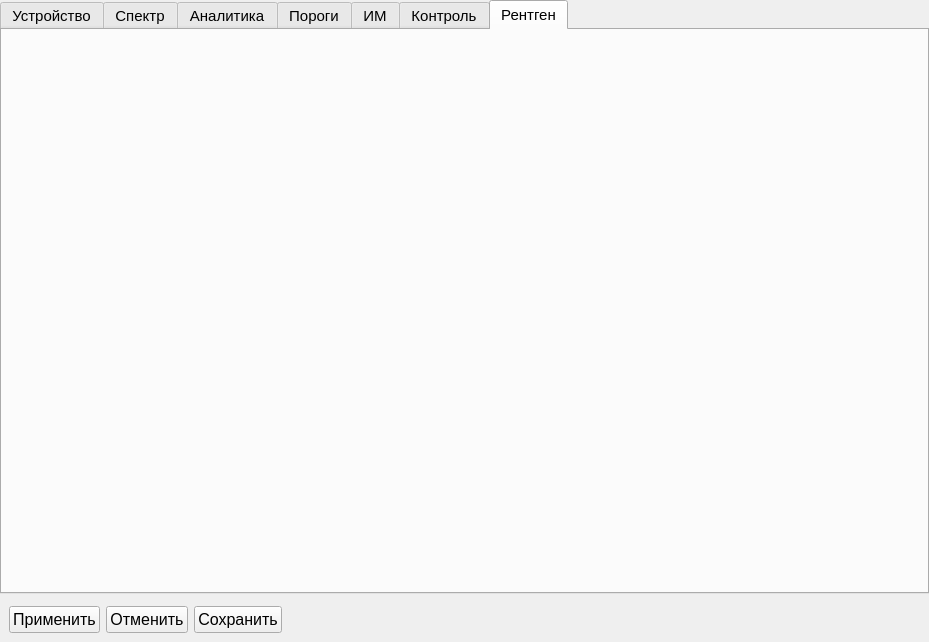
<?xml version="1.0" encoding="UTF-8"?>
<ui version="4.0">
 <class>SPRSettingsWidget</class>
 <widget class="QWidget" name="SPRSettingsWidget">
  <property name="geometry">
   <rect>
    <x>0</x>
    <y>0</y>
    <width>929</width>
    <height>642</height>
   </rect>
  </property>
  <property name="windowTitle">
   <string>Form</string>
  </property>
  <layout class="QVBoxLayout" name="verticalLayout">
   <property name="spacing">
    <number>3</number>
   </property>
   <property name="leftMargin">
    <number>0</number>
   </property>
   <property name="topMargin">
    <number>0</number>
   </property>
   <property name="rightMargin">
    <number>0</number>
   </property>
   <property name="bottomMargin">
    <number>0</number>
   </property>
   <item>
    <widget class="QTabWidget" name="tabSettingsWidget">
     <property name="enabled">
      <bool>true</bool>
     </property>
     <property name="font">
      <font>
       <family>Tahoma</family>
       <pointsize>11</pointsize>
      </font>
     </property>
     <property name="statusTip">
      <string/>
     </property>
     <property name="tabPosition">
      <enum>QTabWidget::North</enum>
     </property>
     <property name="tabShape">
      <enum>QTabWidget::Rounded</enum>
     </property>
     <property name="currentIndex">
      <number>6</number>
     </property>
     <property name="iconSize">
      <size>
       <width>20</width>
       <height>20</height>
      </size>
     </property>
     <property name="elideMode">
      <enum>Qt::ElideMiddle</enum>
     </property>
     <property name="usesScrollButtons">
      <bool>true</bool>
     </property>
     <property name="documentMode">
      <bool>false</bool>
     </property>
     <property name="tabsClosable">
      <bool>false</bool>
     </property>
     <property name="movable">
      <bool>true</bool>
     </property>
     <property name="tabBarAutoHide">
      <bool>false</bool>
     </property>
     <widget class="QWidget" name="tab_10">
      <attribute name="icon">
       <iconset resource="icons.qrc">
        <normaloff>:/icons/settings/icons/AlgoripmSerrings_tabs/SettingsDevice.png</normaloff>:/icons/settings/icons/AlgoripmSerrings_tabs/SettingsDevice.png</iconset>
      </attribute>
      <attribute name="title">
       <string>Устройство</string>
      </attribute>
      <layout class="QVBoxLayout" name="verticalLayout_2">
       <item>
        <widget class="QWidget" name="widget_3" native="true">
         <layout class="QVBoxLayout" name="verticalLayout_5">
          <property name="spacing">
           <number>3</number>
          </property>
          <property name="leftMargin">
           <number>0</number>
          </property>
          <property name="topMargin">
           <number>0</number>
          </property>
          <property name="rightMargin">
           <number>0</number>
          </property>
          <property name="bottomMargin">
           <number>0</number>
          </property>
          <item>
           <widget class="QWidget" name="widget_2" native="true">
            <layout class="QHBoxLayout" name="horizontalLayout_4">
             <property name="spacing">
              <number>3</number>
             </property>
             <property name="leftMargin">
              <number>0</number>
             </property>
             <property name="topMargin">
              <number>0</number>
             </property>
             <property name="rightMargin">
              <number>0</number>
             </property>
             <property name="bottomMargin">
              <number>0</number>
             </property>
             <item>
              <widget class="SPRSettingsMainWidget" name="wSettingsMainWidget" native="true">
               <property name="minimumSize">
                <size>
                 <width>391</width>
                 <height>454</height>
                </size>
               </property>
              </widget>
             </item>
             <item>
              <spacer name="horizontalSpacer_2">
               <property name="orientation">
                <enum>Qt::Horizontal</enum>
               </property>
               <property name="sizeHint" stdset="0">
                <size>
                 <width>451</width>
                 <height>20</height>
                </size>
               </property>
              </spacer>
             </item>
            </layout>
           </widget>
          </item>
          <item>
           <spacer name="verticalSpacer">
            <property name="orientation">
             <enum>Qt::Vertical</enum>
            </property>
            <property name="sizeHint" stdset="0">
             <size>
              <width>20</width>
              <height>0</height>
             </size>
            </property>
           </spacer>
          </item>
         </layout>
        </widget>
       </item>
      </layout>
     </widget>
     <widget class="QWidget" name="tabSpectrumZones">
      <attribute name="icon">
       <iconset resource="icons.qrc">
        <normaloff>:/icons/settings/icons/AlgoripmSerrings_tabs/Alroritm_Settings_Spector_tab_1.png</normaloff>:/icons/settings/icons/AlgoripmSerrings_tabs/Alroritm_Settings_Spector_tab_1.png</iconset>
      </attribute>
      <attribute name="title">
       <string>Спектр</string>
      </attribute>
      <layout class="QHBoxLayout" name="horizontalLayout_3">
       <property name="spacing">
        <number>3</number>
       </property>
       <property name="leftMargin">
        <number>0</number>
       </property>
       <property name="topMargin">
        <number>0</number>
       </property>
       <property name="rightMargin">
        <number>0</number>
       </property>
       <property name="bottomMargin">
        <number>0</number>
       </property>
       <item>
        <widget class="SPRZonesRangesTableWidget" name="wSpectrumZonesWidget" native="true"/>
       </item>
      </layout>
     </widget>
     <widget class="QWidget" name="tab_3">
      <attribute name="icon">
       <iconset resource="icons.qrc">
        <normaloff>:/icons/settings/icons/AlgoripmSerrings_tabs/Alroritm_Settings_Formulas_tab_1.png</normaloff>:/icons/settings/icons/AlgoripmSerrings_tabs/Alroritm_Settings_Formulas_tab_1.png</iconset>
      </attribute>
      <attribute name="title">
       <string>Аналитика</string>
      </attribute>
      <layout class="QVBoxLayout" name="verticalLayout_8">
       <property name="spacing">
        <number>3</number>
       </property>
       <property name="leftMargin">
        <number>0</number>
       </property>
       <property name="topMargin">
        <number>0</number>
       </property>
       <property name="rightMargin">
        <number>0</number>
       </property>
       <property name="bottomMargin">
        <number>0</number>
       </property>
       <item>
        <widget class="SPRSettingsFormulaWidget" name="wSettingsFormulaWidget" native="true"/>
       </item>
      </layout>
     </widget>
     <widget class="QWidget" name="tab_2">
      <attribute name="icon">
       <iconset resource="icons.qrc">
        <normaloff>:/icons/settings/icons/AlgoripmSerrings_tabs/Algoritm_Sittings_Porogs_tab_1.png</normaloff>:/icons/settings/icons/AlgoripmSerrings_tabs/Algoritm_Sittings_Porogs_tab_1.png</iconset>
      </attribute>
      <attribute name="title">
       <string>Пороги</string>
      </attribute>
      <layout class="QVBoxLayout" name="verticalLayout_9">
       <item>
        <widget class="SPRSettingsPorogsWidget" name="wSettingsPorogsWidget" native="true"/>
       </item>
      </layout>
     </widget>
     <widget class="QWidget" name="tab_9">
      <attribute name="icon">
       <iconset resource="icons.qrc">
        <normaloff>:/icons/settings/icons/AlgoripmSerrings_tabs/Alroritm_Settings_Ims_tab_1.png</normaloff>:/icons/settings/icons/AlgoripmSerrings_tabs/Alroritm_Settings_Ims_tab_1.png</iconset>
      </attribute>
      <attribute name="title">
       <string>ИМ</string>
      </attribute>
      <layout class="QVBoxLayout" name="verticalLayout_3">
       <property name="spacing">
        <number>3</number>
       </property>
       <property name="leftMargin">
        <number>0</number>
       </property>
       <property name="topMargin">
        <number>0</number>
       </property>
       <property name="rightMargin">
        <number>0</number>
       </property>
       <property name="bottomMargin">
        <number>0</number>
       </property>
       <item>
        <widget class="SPRSettingsIMSWidget" name="wSettingsIMSWidget" native="true"/>
       </item>
      </layout>
     </widget>
     <widget class="QWidget" name="tab_5">
      <attribute name="icon">
       <iconset resource="icons.qrc">
        <normaloff>:/icons/settings/icons/AlgoripmSerrings_tabs/Alroritm_Settings_SeparationControl_tab_1.png</normaloff>:/icons/settings/icons/AlgoripmSerrings_tabs/Alroritm_Settings_SeparationControl_tab_1.png</iconset>
      </attribute>
      <attribute name="title">
       <string>Контроль</string>
      </attribute>
      <layout class="QVBoxLayout" name="verticalLayout_4">
       <property name="spacing">
        <number>3</number>
       </property>
       <property name="leftMargin">
        <number>0</number>
       </property>
       <property name="topMargin">
        <number>0</number>
       </property>
       <property name="rightMargin">
        <number>0</number>
       </property>
       <property name="bottomMargin">
        <number>0</number>
       </property>
       <item>
        <widget class="SPRSettingsControlWidget" name="wSettingsControl" native="true"/>
       </item>
      </layout>
     </widget>
     <widget class="QWidget" name="tab_Test">
      <attribute name="icon">
       <iconset resource="icons.qrc">
        <normaloff>:/icons/settings/icons/AlgoripmSerrings_tabs/Alroritm_Settings_Rentgen_Menu_tab_1.png</normaloff>:/icons/settings/icons/AlgoripmSerrings_tabs/Alroritm_Settings_Rentgen_Menu_tab_1.png</iconset>
      </attribute>
      <attribute name="title">
       <string>Рентген</string>
      </attribute>
      <layout class="QVBoxLayout" name="verticalLayout_10">
       <property name="leftMargin">
        <number>0</number>
       </property>
       <property name="topMargin">
        <number>0</number>
       </property>
       <property name="rightMargin">
        <number>0</number>
       </property>
       <property name="bottomMargin">
        <number>0</number>
       </property>
       <item>
        <widget class="SPRSettingsRentgenWidget" name="wSettingsRentgen" native="true"/>
       </item>
      </layout>
     </widget>
    </widget>
   </item>
   <item>
    <widget class="QWidget" name="widget" native="true">
     <property name="font">
      <font>
       <family>Tahoma</family>
       <pointsize>12</pointsize>
      </font>
     </property>
     <layout class="QHBoxLayout" name="horizontalLayout">
      <item>
       <widget class="QPushButton" name="bComplite">
        <property name="text">
         <string>Применить</string>
        </property>
        <property name="icon">
         <iconset resource="icons.qrc">
          <normaloff>:/icons/icons/b_Ok_1.png</normaloff>:/icons/icons/b_Ok_1.png</iconset>
        </property>
        <property name="iconSize">
         <size>
          <width>32</width>
          <height>32</height>
         </size>
        </property>
       </widget>
      </item>
      <item>
       <widget class="QPushButton" name="bCancel">
        <property name="text">
         <string>Отменить</string>
        </property>
        <property name="icon">
         <iconset resource="icons.qrc">
          <normaloff>:/icons/icons/b_Cancel.png</normaloff>:/icons/icons/b_Cancel.png</iconset>
        </property>
        <property name="iconSize">
         <size>
          <width>32</width>
          <height>32</height>
         </size>
        </property>
       </widget>
      </item>
      <item>
       <widget class="QPushButton" name="bSave">
        <property name="text">
         <string>Сохранить</string>
        </property>
        <property name="icon">
         <iconset resource="icons.qrc">
          <normaloff>:/icons/icons/b_Save.png</normaloff>:/icons/icons/b_Save.png</iconset>
        </property>
        <property name="iconSize">
         <size>
          <width>32</width>
          <height>32</height>
         </size>
        </property>
       </widget>
      </item>
      <item>
       <spacer name="horizontalSpacer">
        <property name="orientation">
         <enum>Qt::Horizontal</enum>
        </property>
        <property name="sizeHint" stdset="0">
         <size>
          <width>509</width>
          <height>20</height>
         </size>
        </property>
       </spacer>
      </item>
     </layout>
    </widget>
   </item>
  </layout>
 </widget>
 <customwidgets>
  <customwidget>
   <class>SPRSettingsMainWidget</class>
   <extends>QWidget</extends>
   <header>sprsettingsmainwidget.h</header>
   <container>1</container>
  </customwidget>
  <customwidget>
   <class>SPRSettingsFormulaWidget</class>
   <extends>QWidget</extends>
   <header>sprsettingsformulawidget.h</header>
   <container>1</container>
  </customwidget>
  <customwidget>
   <class>SPRSettingsPorogsWidget</class>
   <extends>QWidget</extends>
   <header>sprsettingsporogswidget.h</header>
   <container>1</container>
  </customwidget>
  <customwidget>
   <class>SPRSettingsRentgenWidget</class>
   <extends>QWidget</extends>
   <header>sprsettingsrentgenwidget.h</header>
   <container>1</container>
  </customwidget>
  <customwidget>
   <class>SPRSettingsIMSWidget</class>
   <extends>QWidget</extends>
   <header>sprsettingsimswidget.h</header>
   <container>1</container>
  </customwidget>
  <customwidget>
   <class>SPRSettingsControlWidget</class>
   <extends>QWidget</extends>
   <header>sprsettingscontrolwidget.h</header>
   <container>1</container>
  </customwidget>
  <customwidget>
   <class>SPRZonesRangesTableWidget</class>
   <extends>QWidget</extends>
   <header>sprzonesrangestablewidget.h</header>
   <container>1</container>
  </customwidget>
 </customwidgets>
 <resources>
  <include location="icons.qrc"/>
 </resources>
 <connections/>
</ui>
